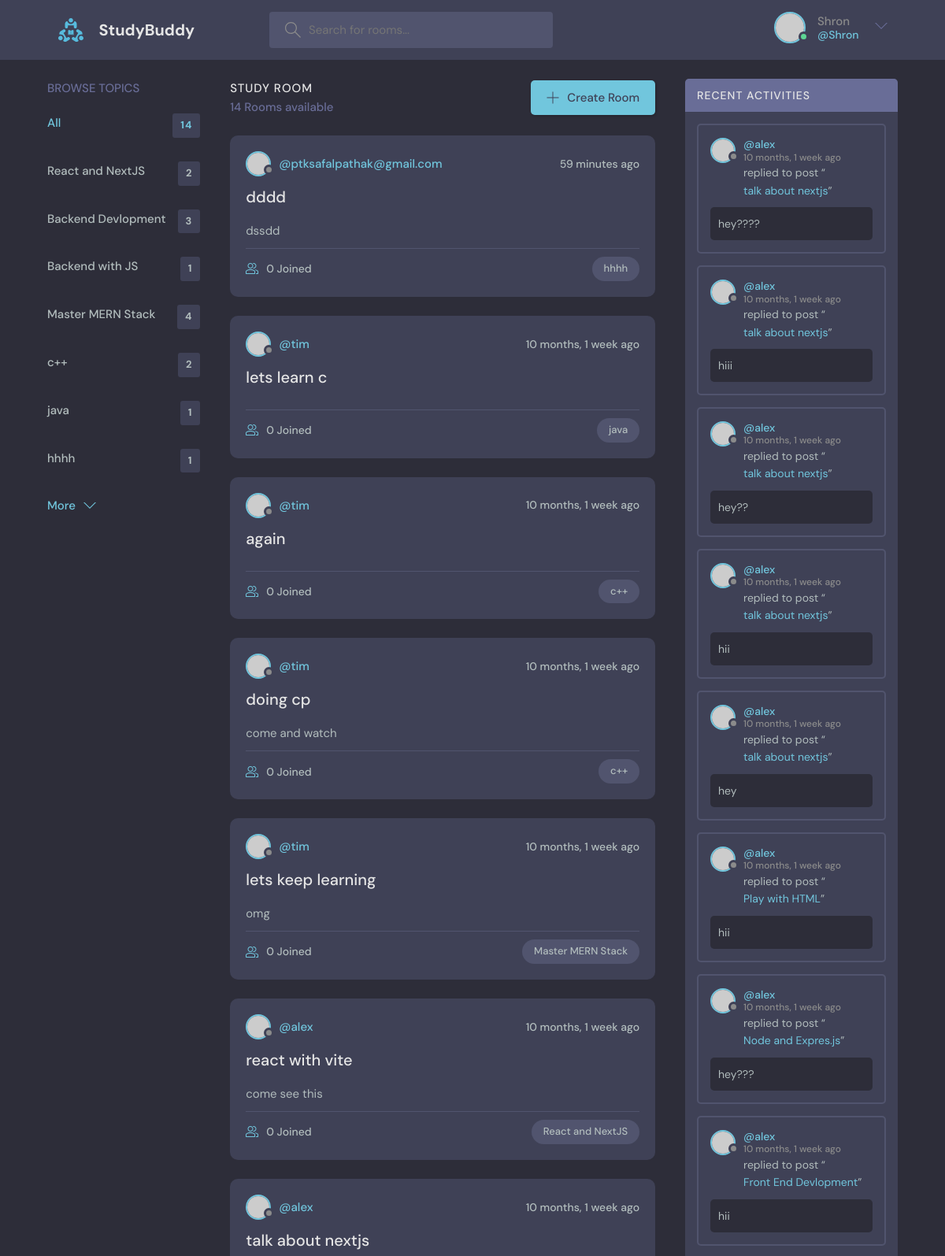
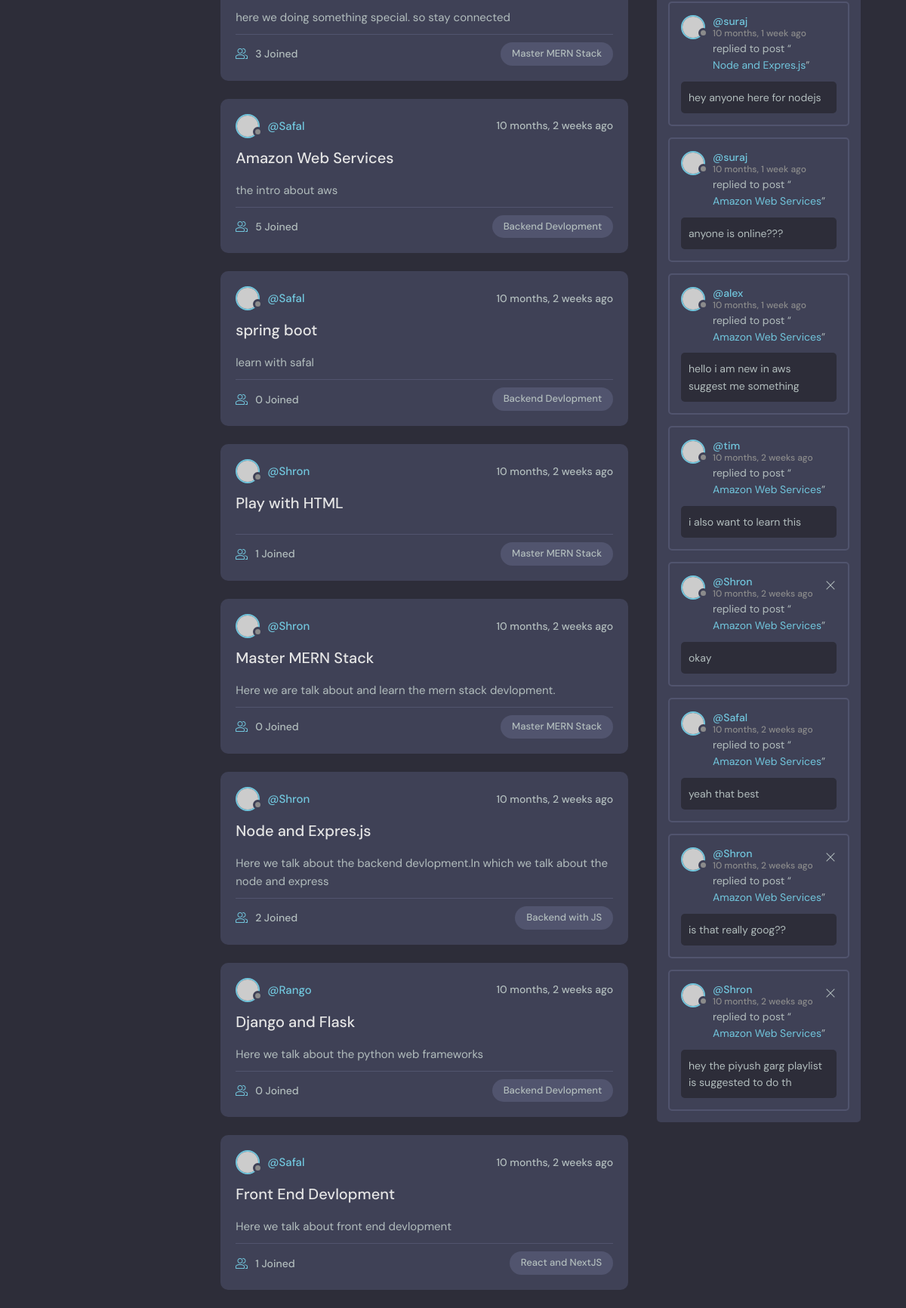
The app's page / (signed in) with its own data (2 pictures, top to bottom).
### base/models.py (models this page shows, shortened)
class Topic(models.Model):
    name = models.CharField(max_length=200)

class Room(models.Model):
    host=models.ForeignKey(User,on_delete=models.SET_NULL,null=True)
    topic=models.ForeignKey(Topic,on_delete=models.SET_NULL,null=True)
    name=models.CharField(max_length=200)
    description = models.TextField(null=True,blank= True)
    participants = models.ManyToManyField(User,related_name='participants',blank=True)
    updated = models.DateTimeField(auto_now=True)
    created = models.DateTimeField(auto_now_add=True)
    class Meta:
        ordering = ['-updated','-created']
    def __str__(self):
        return self.name

class Message(models.Model):
    user = models.ForeignKey(User,on_delete=models.CASCADE)
    room = models.ForeignKey(Room, on_delete=models.CASCADE)
    body = models.TextField()
    updated = models.DateTimeField(auto_now=True)
    created = models.DateTimeField(auto_now_add=True)
    class Meta:
        ordering = ['-updated','-created']
    def __str__(self):
        return self.body[0:50]

### base/views.py (the view)
# urls.py: path("",views.home,name="home"),
def home(request):
    q = request.GET.get('q') if request.GET.get('q') != None else ''
    rooms = Room.objects.filter(
        Q(topic__name__icontains=q) |
        Q(name__icontains=q) |
        Q(description__icontains=q) |
        Q(host__username__icontains=q)
    )
    topics=Topic.objects.all()
    room_count = rooms.count()
    room_messages = Message.objects.filter(Q(room__topic__name__icontains=q))
    context={'rooms':rooms,'topics':topics,'room_count':room_count,'room_messages':room_messages}
    return render(request,'base/home.html',context)

### base/templates/base/home.html (shortened to what this page needs)
{% extends 'main.html' %}
{%  block content %}
    <main class="layout layout--3">
      <div class="container">
         {% include 'base/topic_component.html' %}
        <div class="roomList">
          <div class="roomList__header">
            <div>
              <h2>Study Room</h2>
              <p>{{room_count}} Rooms available</p>
            </div>
            <a class="btn btn--main" href="{% url 'create-room'%}">
              <svg version="1.1" xmlns="http://www.w3.org/2000/svg" width="32" height="32" viewBox="0 0 32 32">
                <title>add</title>
                <path
                  d="M16.943 0.943h-1.885v14.115h-14.115v1.885h14.115v14.115h1.885v-14.115h14.115v-1.885h-14.115v-14.115z"
                ></path>
              </svg>
              Create Room
            </a>
          </div>
          {% include 'base/feed_component.html'%}
        </div>
         {% include 'base/activity_component.html' %}
      </div>
    </main>
{%endblock%}

### templates/navbar.html (shortened to what this page needs)
 {% load static %}
 <header class="header header--loggedIn">
      <div class="container">
        <a href="{% url 'home' %}" class="header__logo">
          <img src="{% static 'images/logo.svg' %}" />
          <h1>StudyBuddy</h1>
        </a>
        <form class="header__search" method="GET" action="{% url 'home' %}" >
          <label>
            <input name="q" placeholder="Search for rooms..." />
          </label>
        </form>
        <nav class="header__menu">
            {% if request.user.is_authenticated %}
          <div class="header__user">
            <a href="profile.html">
              <div class="avatar avatar--medium active">
                <img src="https://randomuser.me/api/portraits/men/37.jpg" />
              </div>
              <p>{{request.user.username}} <span>@{{ request.user.username}}</span></p>
            </a>
            <button class="dropdown-button">
              <svg version="1.1" xmlns="http://www.w3.org/2000/svg" width="32" height="32" viewBox="0 0 32 32">
                <title>chevron-down</title>
                <path d="M16 21l-13-13h-3l16 16 16-16h-3l-13 13z"></path>
              </svg>
            </button>
          </div>
          {%else%}
          <a href="{%url 'login'%}">
            <img src="{% static 'images/avatar.svg'%}" />
            <p>Login</p>
          </a>
            {% endif %}
        </nav>
      </div>
    </header>

### base/templates/base/topic_component.html
 <div class="topics">
          <div class="topics__header">
            <h2>Browse Topics</h2>
          </div>
          <ul class="topics__list">
            <li>
              <a href="{% url 'home'%}" class="active">All <span>{{room_count}}</span></a>
            </li>
            {% for topic in topics %}
            <li>
              <a href="{% url 'home' %}?q={{topic.name}}">{{topic.name}} <span>{{topic.room_set.all.count}}</span></a>
            </li>
             {% endfor %}
          </ul>
          <a class="btn btn--link" href="topics.html">
            More
            <svg version="1.1" xmlns="http://www.w3.org/2000/svg" width="32" height="32" viewBox="0 0 32 32">
              <title>chevron-down</title>
              <path d="M16 21l-13-13h-3l16 16 16-16h-3l-13 13z"></path>
            </svg>
          </a>
        </div>

### base/templates/base/feed_component.html (shortened to what this page needs)
 {% for room in rooms %}
<div class="roomListRoom">
            <div class="roomListRoom__header">
              <a href="{% url 'user-profile' room.host.id %}" class="roomListRoom__author">
                <div class="avatar avatar--small">
                  <img src="https://randomuser.me/api/portraits/women/11.jpg" />
                </div>
                <span>@{{room.host.username}}</span>
              </a>
              <div class="roomListRoom__actions">
                <span>{{room.created|timesince}} ago</span>
              </div>
            </div>
            <div class="roomListRoom__content">
              <a href="{% url 'room' room.id %}">{{room.name}}</a>
              <p>
                {{room.description}}
              </p>
            </div>
            <div class="roomListRoom__meta">
              <a href="{% url 'room' room.id %}" class="roomListRoom__joined">
                {{ room.participants.all.count }} Joined
              </a>
              <p class="roomListRoom__topic">{{room.topic.name}}</p>
            </div>
          </div>
          {% endfor %}

### base/templates/base/activity_component.html
<div class="activities">
          <div class="activities__header">
            <h2>Recent Activities</h2>
          </div>
          {% for message in room_messages%}
          <div class="activities__box">
            <div class="activities__boxHeader roomListRoom__header">
              <a href="{% url 'user-profile' message.user.id %}" class="roomListRoom__author">
                <div class="avatar avatar--small">
                  <img src="https://randomuser.me/api/portraits/women/11.jpg" />
                </div>
                <p>
                  @{{message.user}}
                  <span>{{message.created | timesince}} ago</span>
                </p>
              </a>
              {% if request.user == message.user%}
              <div class="roomListRoom__actions">
                <a href="{% url 'delete-message' message.pk %}">
                  <svg version="1.1" xmlns="http://www.w3.org/2000/svg" width="32" height="32" viewBox="0 0 32 32">
                    <title>remove</title>
                    <path
                      d="M27.314 6.019l-1.333-1.333-9.98 9.981-9.981-9.981-1.333 1.333 9.981 9.981-9.981 9.98 1.333 1.333 9.981-9.98 9.98 9.98 1.333-1.333-9.98-9.98 9.98-9.981z"
                    ></path>
                  </svg>
                </a>
              </div>
              {% endif %}
            </div>
            <div class="activities__boxContent">
              <p>replied to post “<a href="{% url 'room' message.room.id %}">{{message.room}}</a>”</p>
              <div class="activities__boxRoomContent">
               {{message}}
              </div>
            </div>
          </div>
          {% endfor %}
        </div>

### records on screen
Topic: name "React and NextJS", room_set.all.count "2"
Topic: name "Backend Devlopment", room_set.all.count "3"
Topic: name "Backend with JS", room_set.all.count "1"
Topic: name "Master MERN Stack", room_set.all.count "4"
Topic: name "c++", room_set.all.count "2"
Topic: name "java", room_set.all.count "1"
Topic: name "hhhh", room_set.all.count "1"
Room: host.username "ptksafalpathak@gmail.com", created "59 minutes", name "dddd", description "dssdd", participants.all.count "0", topic.name "hhhh"
Room: host.username "tim", created "10 months, 1 week", name "lets learn c", participants.all.count "0", topic.name "java"
Room: host.username "tim", created "10 months, 1 week", name "again", participants.all.count "0", topic.name "c++"
Room: host.username "tim", created "10 months, 1 week", name "doing cp", description "come and watch", participants.all.count "0", topic.name "c++"
Room: host.username "tim", created "10 months, 1 week", name "lets keep learning", description "omg", participants.all.count "0", topic.name "Master MERN Stack"
Room: host.username "alex", created "10 months, 1 week", name "react with vite", description "come see this", participants.all.count "0", topic.name "React and NextJS"
Room: host.username "alex", created "10 months, 1 week", name "talk about nextjs", description "here we doing something special. so stay connected", participants.all.count "3", topic.name "Master MERN Stack"
Room: host.username "Safal", created "10 months, 2 weeks", name "Amazon Web Services", description "the intro about aws", participants.all.count "5", topic.name "Backend Devlopment"
Room: host.username "Safal", created "10 months, 2 weeks", name "spring boot", description "learn with safal", participants.all.count "0", topic.name "Backend Devlopment"
Room: host.username "Shron", created "10 months, 2 weeks", name "Play with HTML", participants.all.count "1", topic.name "Master MERN Stack"
Room: host.username "Shron", created "10 months, 2 weeks", name "Master MERN Stack", description "Here we are talk about and learn the mern stack devlopment.", participants.all.count "0", topic.name "Master MERN Stack"
Room: host.username "Shron", created "10 months, 2 weeks", name "Node and Expres.js", description "Here we talk about the backend devlopment.In which we talk about the node and express", participants.all.count "2", topic.name "Backend with JS"
Room: host.username "Rango", created "10 months, 2 weeks", name "Django and Flask", description "Here we talk about the python web frameworks", participants.all.count "0", topic.name "Backend Devlopment"
Room: host.username "Safal", created "10 months, 2 weeks", name "Front End Devlopment", description "Here we talk about front end devlopment", participants.all.count "1", topic.name "React and NextJS"
Message: user "alex", created "10 months, 1 week", room "talk about nextjs", body "hey????"
Message: user "alex", created "10 months, 1 week", room "talk about nextjs", body "hiii"
Message: user "alex", created "10 months, 1 week", room "talk about nextjs", body "hey??"
Message: user "alex", created "10 months, 1 week", room "talk about nextjs", body "hii"
Message: user "alex", created "10 months, 1 week", room "talk about nextjs", body "hey"
Message: user "alex", created "10 months, 1 week", room "Play with HTML", body "hii"
Message: user "alex", created "10 months, 1 week", room "Node and Expres.js", body "hey???"
Message: user "alex", created "10 months, 1 week", room "Front End Devlopment", body "hii"
Message: user "suraj", created "10 months, 1 week", room "Node and Expres.js", body "hey anyone here for nodejs"
Message: user "suraj", created "10 months, 1 week", room "Amazon Web Services", body "anyone is online???"
Message: user "alex", created "10 months, 1 week", room "Amazon Web Services", body "hello i am new in aws suggest me something"
Message: user "tim", created "10 months, 2 weeks", room "Amazon Web Services", body "i also want to learn this"
Message: user "Shron", created "10 months, 2 weeks", room "Amazon Web Services", body "okay"
Message: user "Safal", created "10 months, 2 weeks", room "Amazon Web Services", body "yeah that best"
Message: user "Shron", created "10 months, 2 weeks", room "Amazon Web Services", body "is that really goog??"
Message: user "Shron", created "10 months, 2 weeks", room "Amazon Web Services", body "hey the piyush garg playlist is suggested to do th"

### other values on screen
{{ request.user.username }} "Shron"
{{ room_count }} "14"
